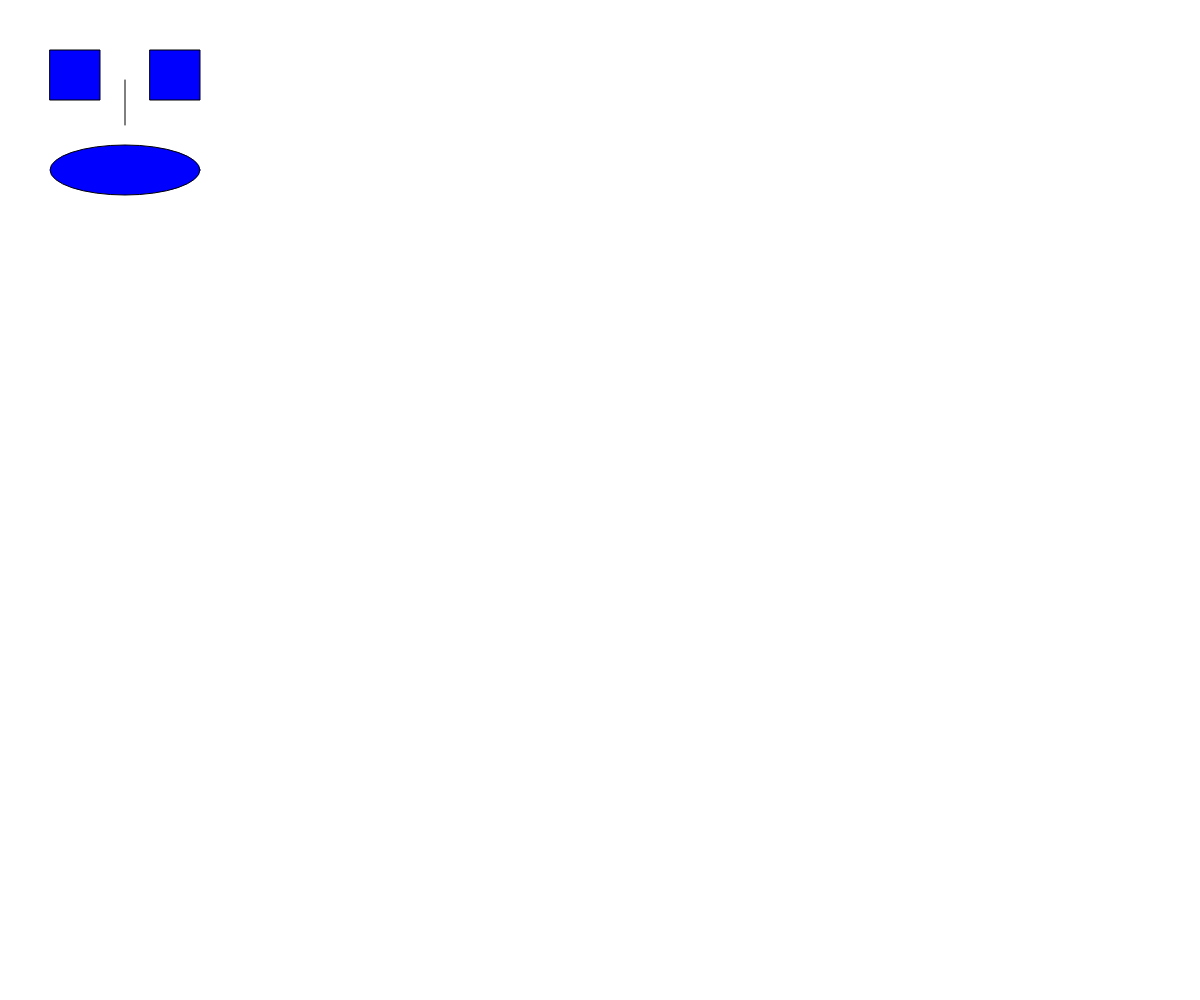
Frame 1 (no input)
Frame 60 (no input): identical to frame 1, image omitted
Frame 120 (the mouse pressed at the canvas centre since frame 60): identical to frame 1, image omitted

The p5.js sketch that drew this single still picture (run headless with seeded random() and noise() and a simulated clock; from frame 60 on, the mouse is pressed at the canvas centre):

// p5.js sketch
// ── sketch.js


function setup(){
    createCanvas(windowWidth, windowHeight);
    
}

function draw(){
    
    background(255);
    fill(0,0,255);
        
    rect( 50,50,50,50);
    
    rect (150,50,50,50 );
    
    line (125, 80, 125, 125);
    
    ellipse (125, 170, 150, 50 );
    
    
}
